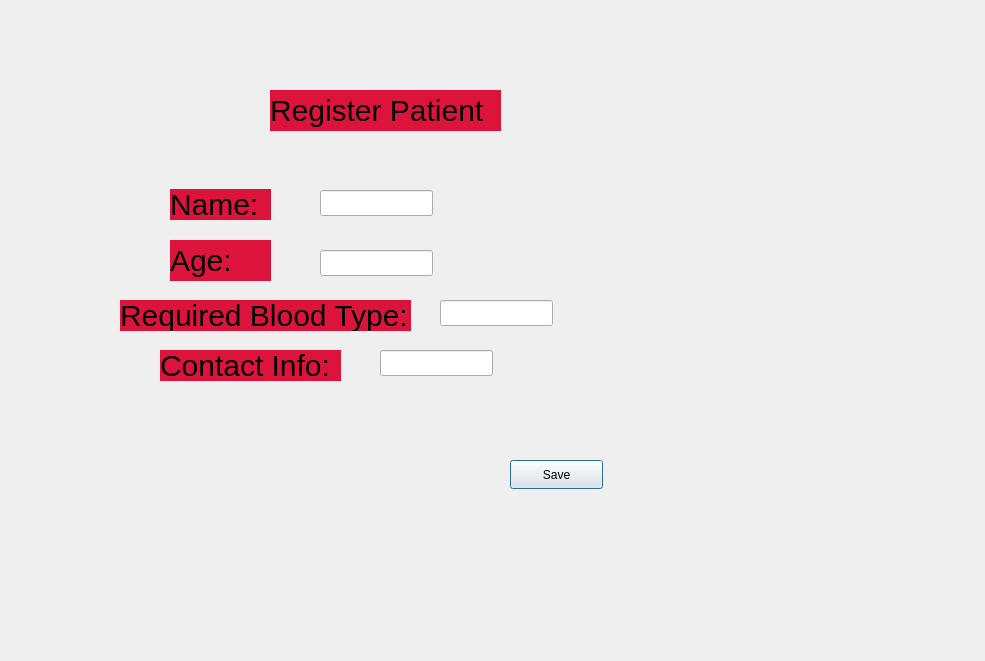
<?xml version="1.0" encoding="UTF-8"?>
<ui version="4.0">
 <class>registerpatientdialog</class>
 <widget class="QDialog" name="registerpatientdialog">
  <property name="geometry">
   <rect>
    <x>0</x>
    <y>0</y>
    <width>985</width>
    <height>661</height>
   </rect>
  </property>
  <property name="windowTitle">
   <string>Dialog</string>
  </property>
  <property name="styleSheet">
   <string notr="true">QLabel{
font-size:30px;
background: crimson;
color: black;
}</string>
  </property>
  <widget class="QLineEdit" name="lineEdit">
   <property name="geometry">
    <rect>
     <x>320</x>
     <y>190</y>
     <width>113</width>
     <height>26</height>
    </rect>
   </property>
  </widget>
  <widget class="QLineEdit" name="lineEdit_2">
   <property name="geometry">
    <rect>
     <x>440</x>
     <y>300</y>
     <width>113</width>
     <height>26</height>
    </rect>
   </property>
  </widget>
  <widget class="QLineEdit" name="lineEdit_3">
   <property name="geometry">
    <rect>
     <x>320</x>
     <y>250</y>
     <width>113</width>
     <height>26</height>
    </rect>
   </property>
  </widget>
  <widget class="QLineEdit" name="lineEdit_4">
   <property name="geometry">
    <rect>
     <x>380</x>
     <y>350</y>
     <width>113</width>
     <height>26</height>
    </rect>
   </property>
  </widget>
  <widget class="QPushButton" name="pushButton">
   <property name="geometry">
    <rect>
     <x>510</x>
     <y>460</y>
     <width>93</width>
     <height>29</height>
    </rect>
   </property>
   <property name="text">
    <string>Save</string>
   </property>
  </widget>
  <widget class="QLabel" name="label">
   <property name="geometry">
    <rect>
     <x>170</x>
     <y>189</y>
     <width>101</width>
     <height>31</height>
    </rect>
   </property>
   <property name="text">
    <string>Name:</string>
   </property>
  </widget>
  <widget class="QLabel" name="label_2">
   <property name="geometry">
    <rect>
     <x>170</x>
     <y>240</y>
     <width>101</width>
     <height>41</height>
    </rect>
   </property>
   <property name="text">
    <string>Age: </string>
   </property>
  </widget>
  <widget class="QLabel" name="label_3">
   <property name="geometry">
    <rect>
     <x>120</x>
     <y>300</y>
     <width>291</width>
     <height>31</height>
    </rect>
   </property>
   <property name="text">
    <string>Required Blood Type:</string>
   </property>
  </widget>
  <widget class="QLabel" name="label_4">
   <property name="geometry">
    <rect>
     <x>160</x>
     <y>350</y>
     <width>181</width>
     <height>31</height>
    </rect>
   </property>
   <property name="text">
    <string>Contact Info:</string>
   </property>
  </widget>
  <widget class="QLabel" name="label_5">
   <property name="geometry">
    <rect>
     <x>270</x>
     <y>90</y>
     <width>231</width>
     <height>41</height>
    </rect>
   </property>
   <property name="text">
    <string>Register Patient</string>
   </property>
  </widget>
 </widget>
 <resources/>
 <connections/>
</ui>
